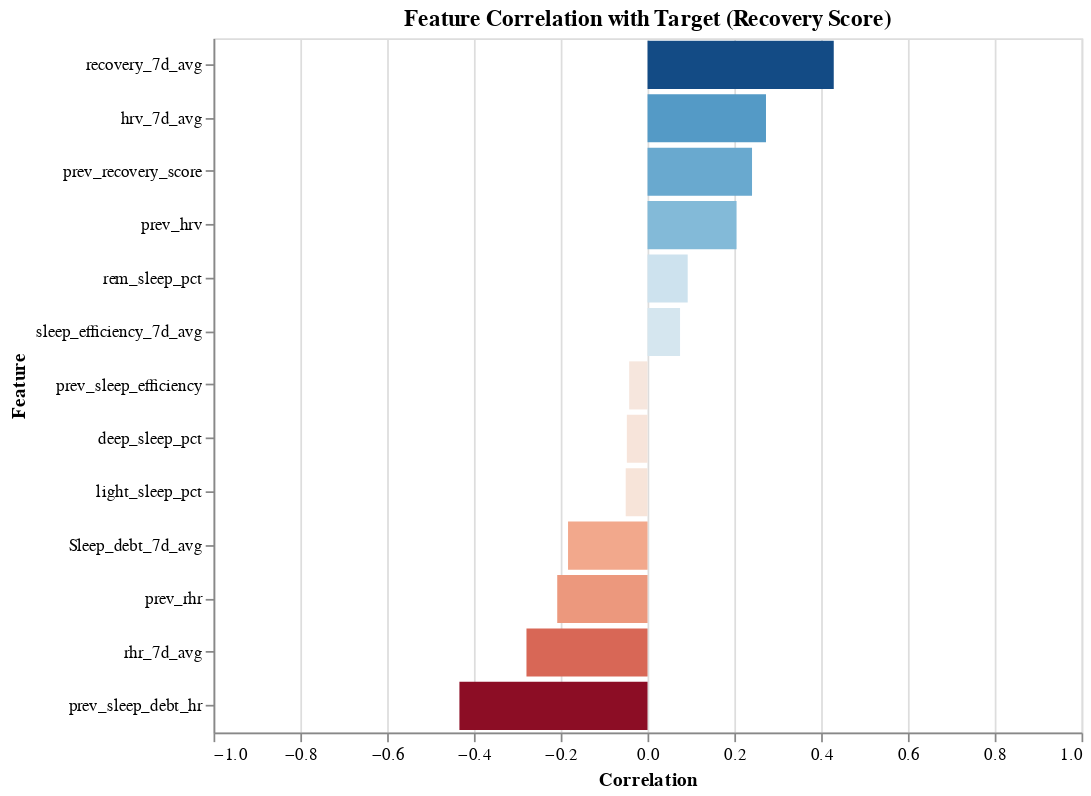

Notebook code cell kept with this figure:
### Code cell
target = "recovery_score"  # or the correct column name if it's slightly different
# Select only features + new target
# Compute correlations
correlations = cycle_1[features + [target]].corr()[target].drop(target)
correlation_df = correlations.reset_index()
correlation_df.columns = ["Feature", "Correlation"]

# Sort by correlation strength
correlation_df = correlation_df.sort_values(by="Correlation", ascending=False)

# Altair bar chart
chart = alt.Chart(correlation_df).mark_bar().encode(
    x=alt.X("Correlation:Q", scale=alt.Scale(domain=[-1, 1])),
    y=alt.Y("Feature:N", sort="-x"),
    color=alt.Color("Correlation:Q", scale=alt.Scale(scheme='redblue'), legend=None),
    tooltip=["Feature", "Correlation"]
).properties(
    width=500,
    height=400,
    title="Feature Correlation with Target (Recovery Score)"
)

chart

### Figure 1 — Vega-Lite specification as saved in the notebook (floating-point values rounded to 4 significant figures)
{"config": {"view": {"continuousWidth": 300, "continuousHeight": 300}}, "data": {"name": "data-2c3cce0b31a07d76abde6eef33074cbe"}, "mark": {"type": "bar"}, "encoding": {"color": {"field": "Correlation", "legend": null, "scale": {"scheme": "redblue"}, "type": "quantitative"}, "tooltip": [{"field": "Feature", "type": "nominal"}, {"field": "Correlation", "type": "quantitative"}], "x": {"field": "Correlation", "scale": {"domain": [-1, 1]}, "type": "quantitative"}, "y": {"field": "Feature", "sort": "-x", "type": "nominal"}}, "height": 400, "title": "Feature Correlation with Target (Recovery Score)", "width": 500, "$schema": "https://vega.github.io/schema/vega-lite/v5.14.1.json", "datasets": {"data-2c3cce0b31a07d76abde6eef33074cbe": [{"Feature": "recovery_7d_avg", "Correlation": 0.4291}, {"Feature": "hrv_7d_avg", "Correlation": 0.273}, {"Feature": "prev_recovery_score", "Correlation": 0.2408}, {"Feature": "prev_hrv", "Correlation": 0.2051}, {"Feature": "rem_sleep_pct", "Correlation": 0.09257}, {"Feature": "sleep_efficiency_7d_avg", "Correlation": 0.07492}, {"Feature": "prev_sleep_efficiency", "Correlation": -0.04225}, {"Feature": "deep_sleep_pct", "Correlation": -0.04767}, {"Feature": "light_sleep_pct", "Correlation": -0.05027}, {"Feature": "Sleep_debt_7d_avg", "Correlation": -0.1832}, {"Feature": "prev_rhr", "Correlation": -0.208}, {"Feature": "rhr_7d_avg", "Correlation": -0.2789}, {"Feature": "prev_sleep_debt_hr", "Correlation": -0.4334}]}}
